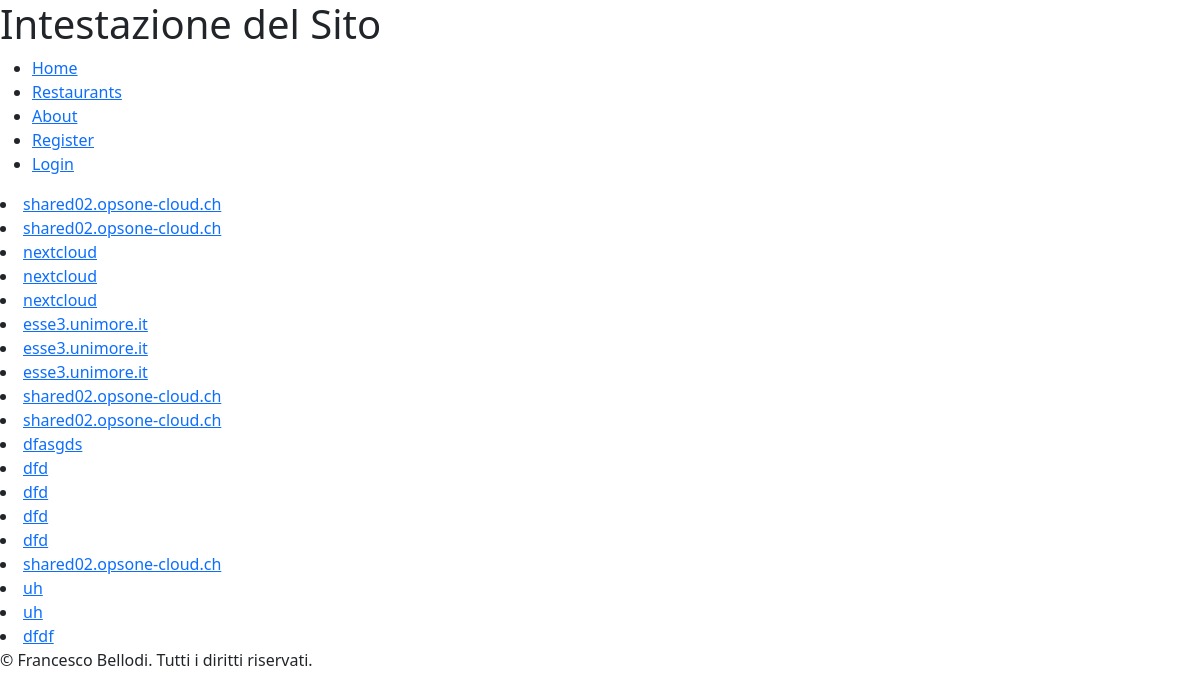
The page /restaurants/ on the database its author committed.
### restaurantsApp/models.py (models this page shows, shortened)
class Restaurant(models.Model):
    restaurantID = models.IntegerField(primary_key=True)
    owner = models.ForeignKey(settings.AUTH_USER_MODEL, on_delete=models.CASCADE)
    name = models.CharField(max_length=100)
    address = models.CharField(max_length=200)
    phone_number = models.CharField(max_length=20)
    cuisine_type = models.CharField(max_length=50)
    services = models.CharField(max_length=200)
    meal_type = models.CharField(max_length=100)
    max_booking = models.IntegerField()

### restaurantsApp/views.py (the view)
# urls.py: path("", RestaurantListView.as_view(), name="listRestaurants"),
class RestaurantListView(ListView):
    model = Restaurant
    template_name = 'restaurantsApp/restaurant_list.html'  # Specifica il percorso al tuo template
    context_object_name = 'restaurants'  # Nome del contesto da utilizzare nel template

### restaurantsApp/templates/restaurantsApp/restaurant_list.html
{% extends "base.html" %}
{% block content %}
  {% if restaurants.count == 0 %}
    <p> Non ci sono ristoranti ancora</p>
  {% else %}
    {% for r in restaurants %}
      <li>
        <a href="{% url 'restaurant_detail' r.pk %}" >{{ r.name }} </a>
      </li>
    {% endfor %}
  {% endif %}
{% endblock %}

### rows shown on the page
Restaurant: name "shared02.opsone-cloud.ch"
Restaurant: name "shared02.opsone-cloud.ch"
Restaurant: name "nextcloud"
Restaurant: name "nextcloud"
Restaurant: name "nextcloud"
Restaurant: name "esse3.unimore.it"
Restaurant: name "esse3.unimore.it"
Restaurant: name "esse3.unimore.it"
Restaurant: name "shared02.opsone-cloud.ch"
Restaurant: name "shared02.opsone-cloud.ch"
Restaurant: name "dfasgds"
Restaurant: name "dfd"
Restaurant: name "dfd"
Restaurant: name "dfd"
Restaurant: name "dfd"
Restaurant: name "shared02.opsone-cloud.ch"
Restaurant: name "uh"
Restaurant: name "uh"
Restaurant: name "dfdf"
